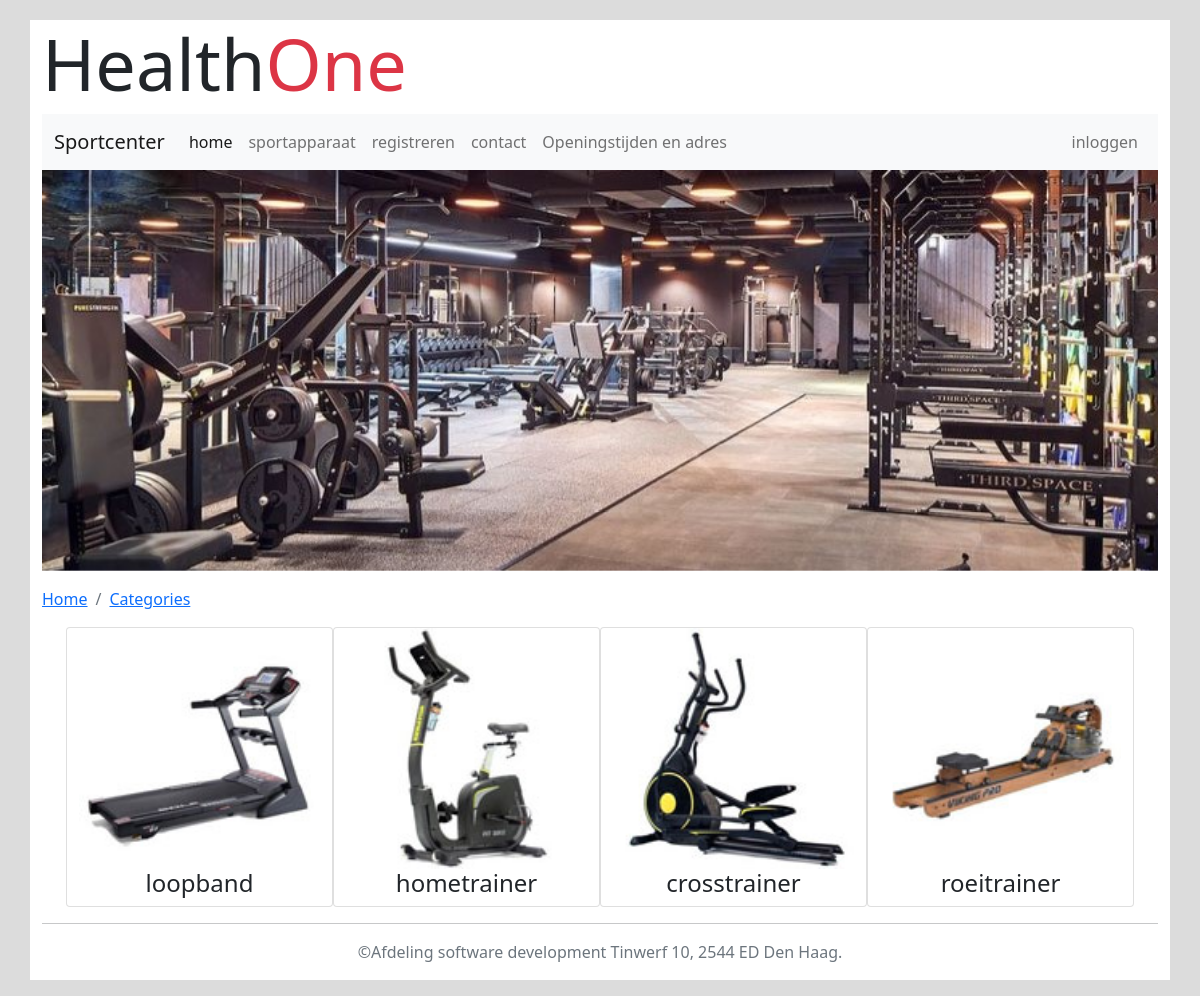
Page /categories on the earlier database version.
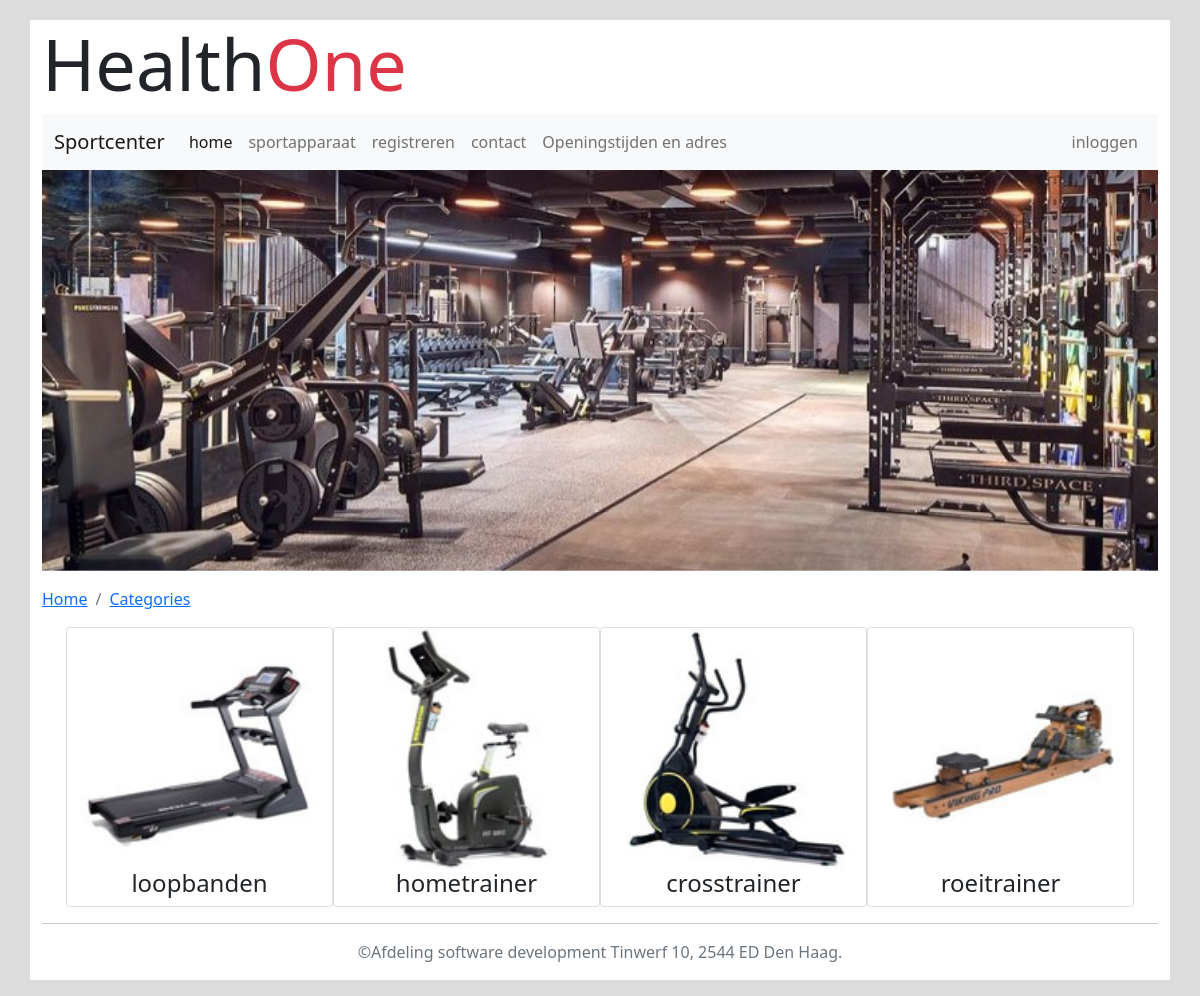
Same page on the later database version.
### tables this page shows
CREATE TABLE `category` (
  `id` int(11) NOT NULL,
  `category_name` varchar(255) NOT NULL,
  `picture` varchar(255) NOT NULL
);

### Modules/Categories.php (called while the page is built, shortened)
<?php
include_once ("../Modules/Database.php");
function getCategories() {
    global $pdo;
    $query = $pdo->prepare('SELECT * FROM category');
    $query->execute();
    $categories = $query->fetchAll(PDO::FETCH_CLASS);
    return $categories;
}

### Templates/categories.php (the view)
<!DOCTYPE html>
<html>
<?php
include_once('defaults/head.php');
?>
<body>
<div class="container">
    <?php
    include_once('defaults/header.php');
    include_once('defaults/menu.php');
    include_once('defaults/pictures.php');
    ?>
    <nav aria-label="breadcrumb">
        <ol class="breadcrumb">
            <li class="breadcrumb-item"><a href="/home">Home</a></li>
            <li class="breadcrumb-item"><a href="/categories">Categories</a></li>
        </ol>
    </nav>
    <?php
    $categories=getCategories();
    echo "<div class='container m-auto row'>";
    global $categories;
    foreach ($categories as $category){
        echo "<div class='card col-lg-3'>";
        echo "<a href='/category/$category->id'>";
        echo "<img class='card-img' src='$category->picture'>";
        echo "</a>";
        echo "<h4 class='text-center'>$category->category_name</h4>";
        echo "</div>";
    }
    echo "</div>";
    ?>
    <hr>
    <?php
    include_once('defaults/footer.php');
    ?>
</div>
</body>
</html>

Differences in the rows shown:
changed category: category_name "loopband" → "loopbanden"
